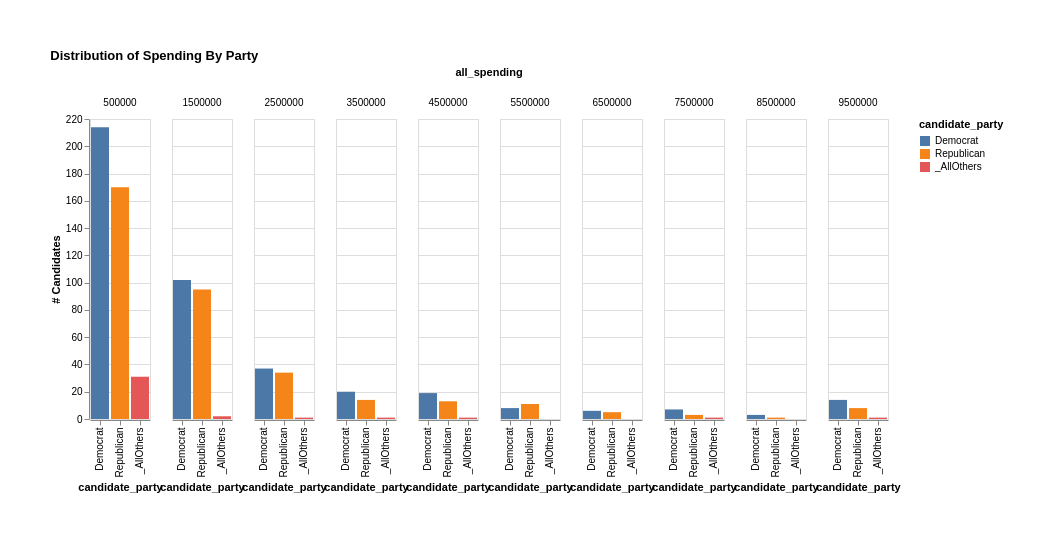

Express this chart as Vega-Lite.
### Vega-Lite specification from a JSON file in a GitHub repository (floating-point values rounded to 4 significant figures)
{"config": {"view": {}, "padding": 50}, "mark": {"binSpacing": 1, "type": "bar"}, "data": {"values": [{"candidate_party": "Democrat", "all_spending": 500000, "count": 214}, {"candidate_party": "Democrat", "all_spending": 1500000, "count": 102}, {"candidate_party": "Democrat", "all_spending": 2500000, "count": 37}, {"candidate_party": "Democrat", "all_spending": 3500000, "count": 20}, {"candidate_party": "Democrat", "all_spending": 4500000, "count": 19}, {"candidate_party": "Democrat", "all_spending": 5500000, "count": 8}, {"candidate_party": "Democrat", "all_spending": 6500000, "count": 6}, {"candidate_party": "Democrat", "all_spending": 7500000, "count": 7}, {"candidate_party": "Democrat", "all_spending": 8500000, "count": 3}, {"candidate_party": "Democrat", "all_spending": 9500000, "count": 14}, {"candidate_party": "Republican", "all_spending": 500000, "count": 170}, {"candidate_party": "Republican", "all_spending": 1500000, "count": 95}, {"candidate_party": "Republican", "all_spending": 2500000, "count": 34}, {"candidate_party": "Republican", "all_spending": 3500000, "count": 14}, {"candidate_party": "Republican", "all_spending": 4500000, "count": 13}, {"candidate_party": "Republican", "all_spending": 5500000, "count": 11}, {"candidate_party": "Republican", "all_spending": 6500000, "count": 5}, {"candidate_party": "Republican", "all_spending": 7500000, "count": 3}, {"candidate_party": "Republican", "all_spending": 8500000, "count": 1}, {"candidate_party": "Republican", "all_spending": 9500000, "count": 8}, {"candidate_party": "_AllOthers", "all_spending": 500000, "count": 31}, {"candidate_party": "_AllOthers", "all_spending": 1500000, "count": 2}, {"candidate_party": "_AllOthers", "all_spending": 2500000, "count": 1}, {"candidate_party": "_AllOthers", "all_spending": 3500000, "count": 1}, {"candidate_party": "_AllOthers", "all_spending": 4500000, "count": 1}, {"candidate_party": "_AllOthers", "all_spending": 5500000, "count": 0}, {"candidate_party": "_AllOthers", "all_spending": 6500000, "count": 0}, {"candidate_party": "_AllOthers", "all_spending": 7500000, "count": 1}, {"candidate_party": "_AllOthers", "all_spending": 8500000, "count": 0}, {"candidate_party": "_AllOthers", "all_spending": 9500000, "count": 1}]}, "$schema": "https://vega.github.io/schema/vega-lite/v5.json", "title": "Distribution of Spending By Party", "encoding": {"color": {"field": "candidate_party", "type": "nominal"}, "x": {"field": "candidate_party", "type": "nominal", "axis": {}}, "column": {"field": "all_spending", "type": "quantitative"}, "y": {"field": "count", "type": "quantitative", "axis": {"title": "# Candidates"}}}}
